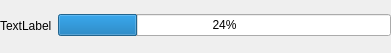
<?xml version="1.0" encoding="UTF-8"?>
<ui version="4.0">
 <class>FileProgress</class>
 <widget class="QWidget" name="FileProgress">
  <property name="geometry">
   <rect>
    <x>0</x>
    <y>0</y>
    <width>391</width>
    <height>53</height>
   </rect>
  </property>
  <property name="windowTitle">
   <string>Form</string>
  </property>
  <widget class="QWidget" name="horizontalLayoutWidget">
   <property name="geometry">
    <rect>
     <x>0</x>
     <y>0</y>
     <width>391</width>
     <height>51</height>
    </rect>
   </property>
   <layout class="QHBoxLayout" name="horizontalLayout">
    <item>
     <widget class="QLabel" name="fileNameLabel">
      <property name="text">
       <string>TextLabel</string>
      </property>
      <property name="scaledContents">
       <bool>true</bool>
      </property>
      <property name="wordWrap">
       <bool>false</bool>
      </property>
     </widget>
    </item>
    <item>
     <widget class="QProgressBar" name="fileProgressBar">
      <property name="value">
       <number>24</number>
      </property>
     </widget>
    </item>
   </layout>
  </widget>
 </widget>
 <resources/>
 <connections/>
</ui>
